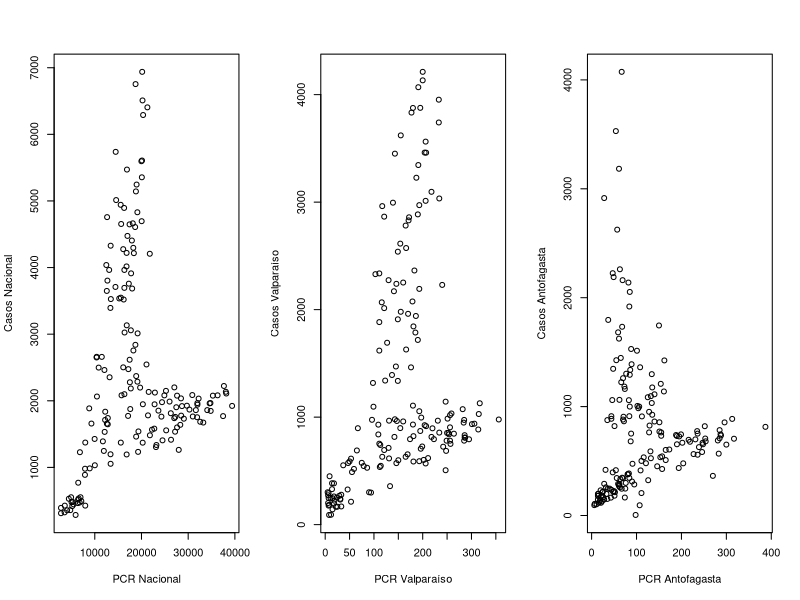
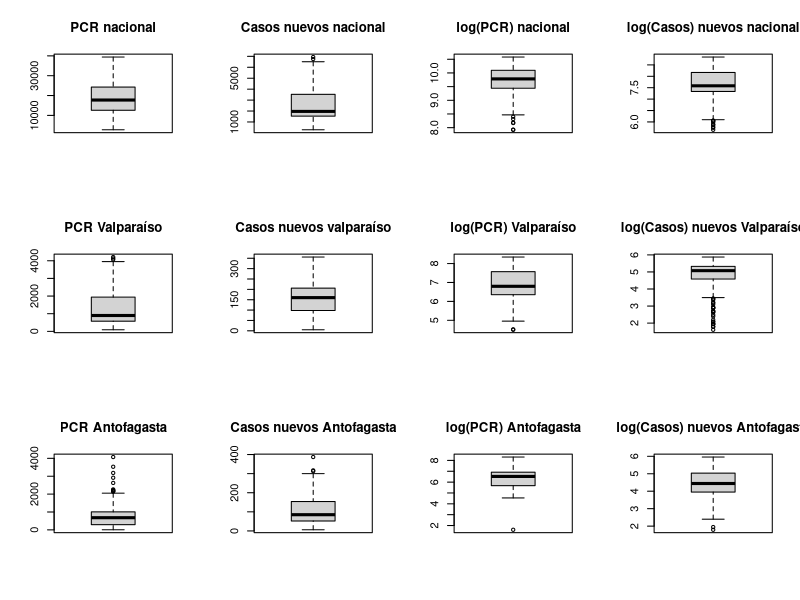
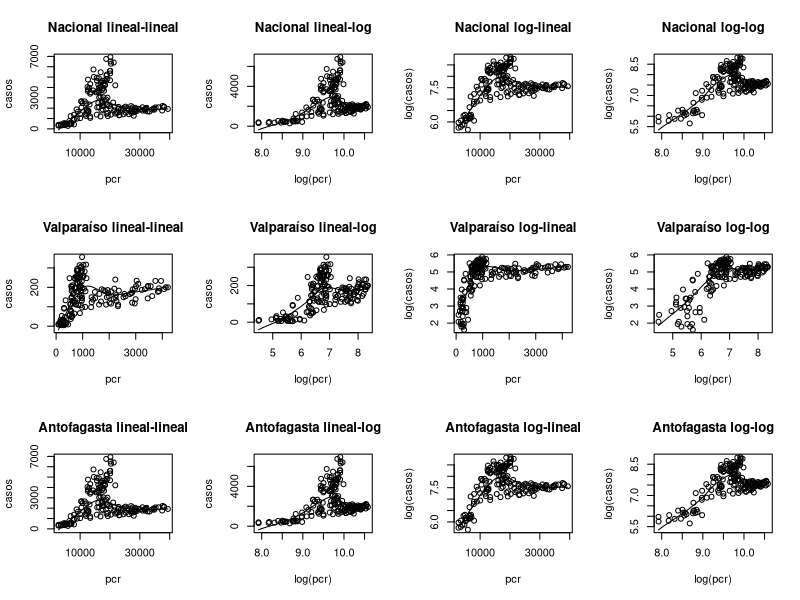
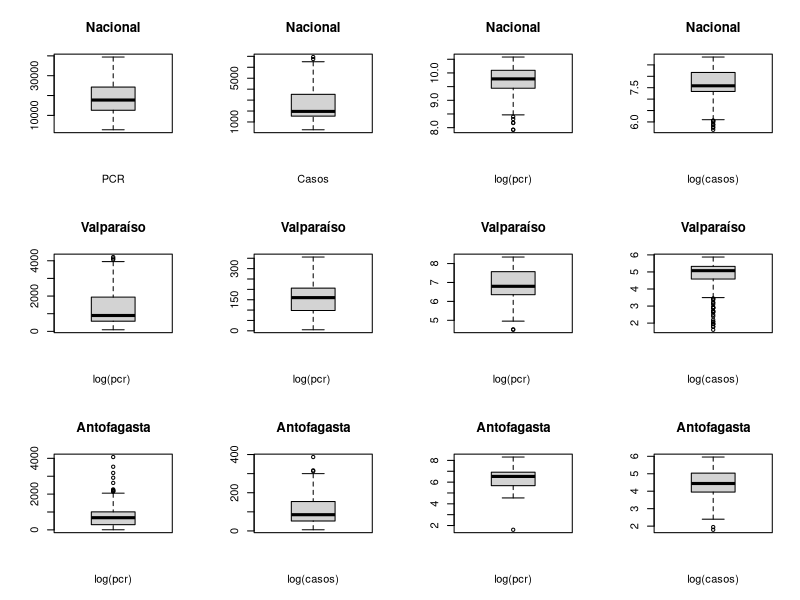
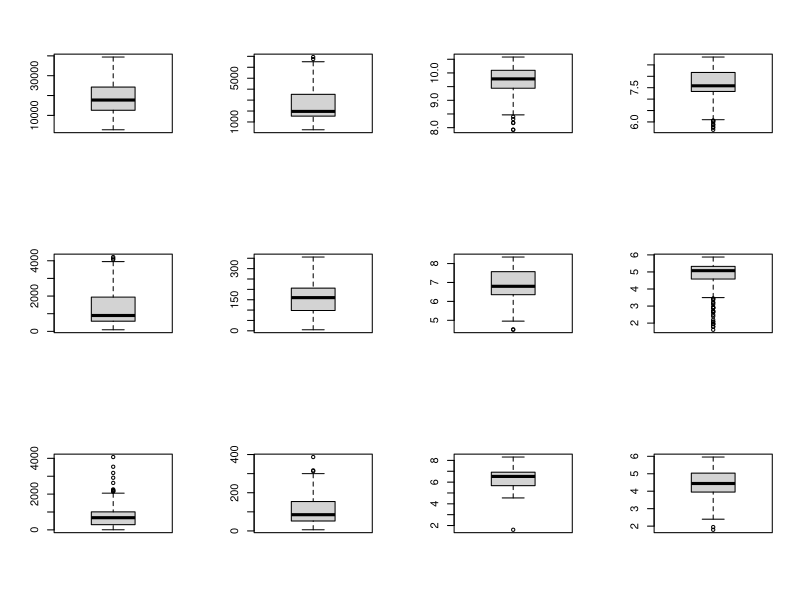
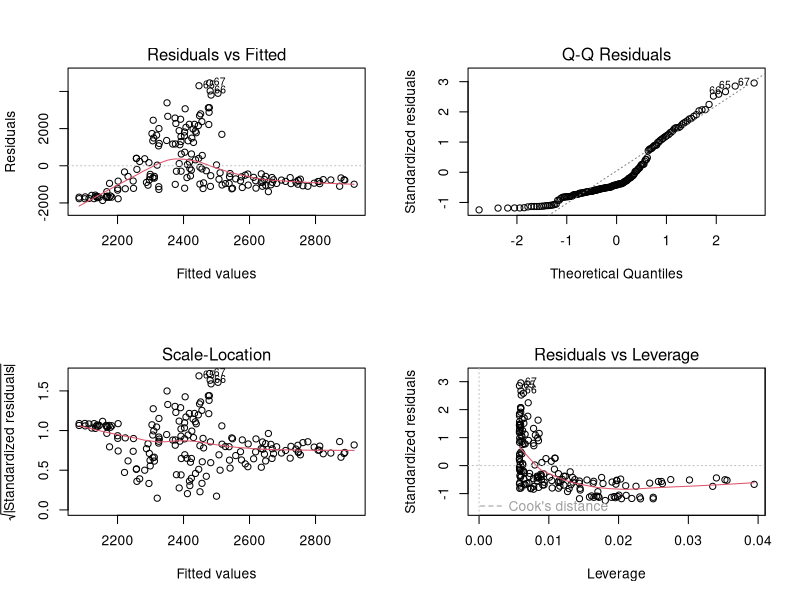
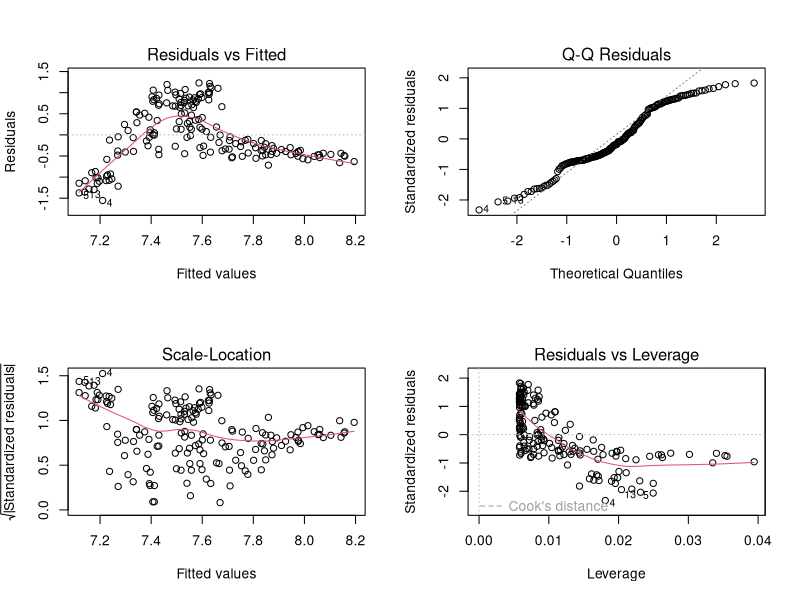
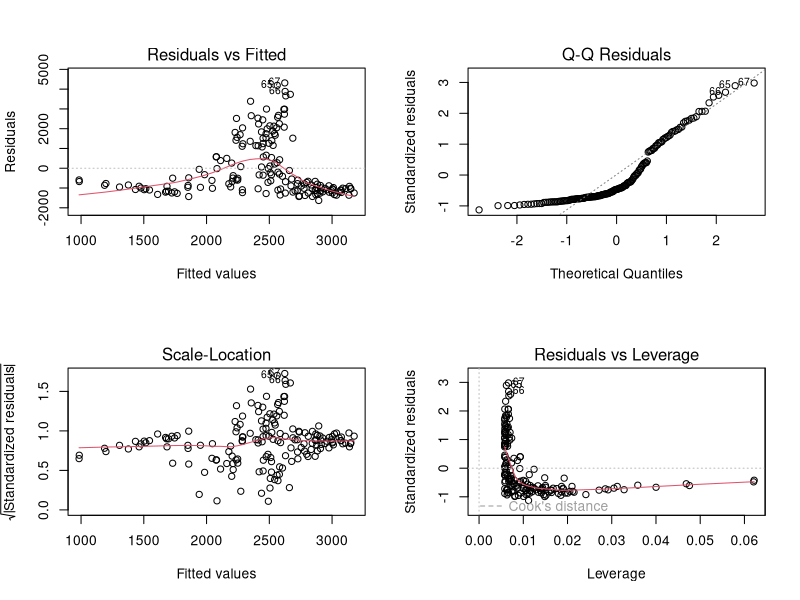

Here is the R script that generated these plots, in order: (Note: this script raises an error after producing the figures.)
##Directorio
setwd("/home/saaveg/Documents/JPSG/metodos/")
#Librerías
library(tidyverse)
library(lmtest)
##Fuente https://ourworldindata.org/coronavirus-source-data
chilecovid<-read.csv('EV_4/CovidChile.csv',header = TRUE,sep = ",")
covidNacionalOurWorld<-subset(chilecovid,select = c('date', 'total_cases','new_cases',
                                    'total_deaths','new_deaths','new_tests',
                                    'total_tests'))

########################################################
## Fuente https://github.com/MinCiencia/Datos-COVID19 ##
########################################################

#Totales diarios
totalesdiarios<-read.csv('EV_4/TotalesDiarios.csv',header = TRUE,sep = ",")
totalesdiarios<-subset(totalesdiarios,select = c('Fecha','Casos.nuevos.totales','Casos.totales'))
             
#PCR nacional
pcrNac<-read.csv('EV_4/PCR_Nacional.csv',header = TRUE,sep = ",")
pcrnacional<-subset(pcrNac,select = c('Fecha','Total.informados.ultimo.dia'))
colnames(pcrnacional)[colnames(pcrnacional) == "Total.informados.ultimo.dia"] <- "PCR.Nac"

#Casos nuevos diarios por región incremental
casosDiariosTotalesRegion<-read.csv('EV_4/CasosNuevos_Region_Incremental.csv',header = TRUE,sep = ",")
#Casos incremental Valparaíso
totalesValpoInc<-subset(casosDiariosTotalesRegion,select = c('Fecha','Valparaiso'))
#Casos incremental Antofagasta
totalesAntofaInc<-subset(casosDiariosTotalesRegion,select = c('Fecha','Antofagasta'))

#PCR por región diario
pcrRegionDiario<-read.csv('EV_4/PCR_Region_2.csv', header = TRUE,sep = ",",
                          colClasses = c('factor','numeric','factor',
                                         'numeric','numeric','numeric'),
                          na.strings = c('-'))
pcrRegionDiario$Fecha<-gsub('/','-',pcrRegionDiario$Fecha)
#PCR diario Valparaíso
pcrValpo<-pcrRegionDiario[pcrRegionDiario$Region=='Valparaíso',]
pcrValpo<-subset(pcrValpo,select = c('Fecha','PCR.Realizados'))
colnames(pcrValpo)[colnames(pcrValpo) == "PCR.Realizados"] <- "PCR.Valpo"
#PCR diario Antofagasta
pcrAntofa<-pcrRegionDiario[pcrRegionDiario$Region=='Antofagasta',]
pcrAntofa<-subset(pcrAntofa,select = c('Fecha','PCR.Realizados'))
colnames(pcrAntofa)[colnames(pcrAntofa) == "PCR.Realizados"] <- "PCR.Antofa"

dataTotal<-merge(totalesdiarios,pcrnacional,by = "Fecha",all = TRUE)
dataTotal<-merge(dataTotal,totalesValpoInc,by="Fecha",all=TRUE)
dataTotal<-merge(dataTotal,pcrValpo,by="Fecha",all=TRUE)
dataTotal<-merge(dataTotal,totalesAntofaInc,by="Fecha",all=TRUE)
dataTotal<-merge(dataTotal,pcrAntofa,by="Fecha",all=TRUE)

########################################
## Análisis de regresión lineal       ##
########################################

#datanac: Se conocen datos de infectados diarios y PCR desde 25-03-2020 para nacional
#Se conocen datos de infectados diarios y PCR desde 90-042020 para Valparaiso
#Se conocen datos de infectados diarios y PCR desde 90-042020 para Antofagasta

#Nivel nacional
datanac<-subset(dataTotal[39:211,], select=c("Fecha","Casos.nuevos.totales",
                                              "PCR.Nac"))
datavalpo<-subset(dataTotal[39:211,], select=c("Fecha","Valparaiso",
                                             "PCR.Valpo"))
dataantofa<-subset(dataTotal[39:211,], select=c("Fecha","Antofagasta",
                                            "PCR.Antofa"))
#Plots
par(mfrow=c(1,3)) #dev.off() para resetear el par
plot(datanac$PCR.Nac,datanac$Casos.nuevos.totales, xlab="PCR Nacional", ylab="Casos Nacional")
plot(datavalpo$Valparaiso,datavalpo$PCR.Valpo, xlab="PCR Valparaíso", ylab="Casos Valparaíso")
plot(dataantofa$Antofagasta,dataantofa$PCR.Antofa, xlab="PCR Antofagasta", ylab="Casos Antofagasta")


#Definición variables
pcr<-datanac$PCR.Nac
pcrlog<-log(datanac$PCR.Nac)
casos<-datanac$Casos.nuevos.totales
casoslog<-log(datanac$Casos.nuevos.totales)

pcrvalpo<-datavalpo$PCR.Valpo
pcrvalpolog<-log(datavalpo$PCR.Valpo)
casosvalpo<-datavalpo$Valparaiso
casosvalpolog<-log(datavalpo$Valparaiso)

pcrantofa<-dataantofa$PCR.Antofa
pcrantofalog<-log(dataantofa$PCR.Antofa)
casosantofa<-dataantofa$Antofagasta
casosantofalog<-log(dataantofa$Antofagasta)

#Boxplot
par(mfrow=c(3,4))
boxplot(pcr, main = "PCR nacional")
boxplot(casos, main = "Casos nuevos nacional")
boxplot(pcrlog, main = "log(PCR) nacional")
boxplot(casoslog, main = "log(Casos) nuevos nacional")

boxplot(pcrvalpo, main = "PCR Valparaíso")
boxplot(casosvalpo, main = "Casos nuevos valparaíso")
boxplot(pcrvalpolog, main = "log(PCR) Valparaíso")
boxplot(casosvalpolog, main = "log(Casos) nuevos Valparaíso")

boxplot(pcrantofa, main = "PCR Antofagasta")
boxplot(casosantofa, main = "Casos nuevos Antofagasta")
boxplot(pcrantofalog, main = "log(PCR) Antofagasta")
boxplot(casosantofalog, main = "log(Casos) nuevos Antofagasta")

#Correlación
cornac1<-cor(pcr,casos)
cornac2<-cor(pcrlog,casos)
cornac3<-cor(pcr,casoslog)
cornac4<-cor(pcrlog,casoslog)

corvalpo1<-cor(pcrvalpo,casosvalpo)
corvalpo2<-cor(pcrvalpolog,casosvalpo)
corvalpo3<-cor(pcrvalpo,casosvalpolog)
corvalpo4<-cor(pcrvalpolog,casosvalpolog)

corantofa1<-cor(pcrantofa,casosantofa)
corantofa2<-cor(pcrantofalog,casosantofa)
corantofa3<-cor(pcrantofa,casosantofalog)
corantofa4<-cor(pcrantofalog,casosantofalog)

cornac1;cornac2;cornac3;cornac4

corvalpo1;corvalpo2;corvalpo3;corvalpo4

corantofa1;corantofa2;corantofa3;corantofa4


cor.test(pcr,casos)
cor.test(pcrlog,casos)
cor.test(pcr,casoslog)
cor.test(pcrlog,casoslog)

cor.test(pcrvalpo,casosvalpo)
cor.test(pcrvalpolog,casosvalpo)
cor.test(pcrvalpo,casosvalpolog)
cor.test(pcrvalpolog,casosvalpolog)

cor.test(pcrantofa,casosantofa)
cor.test(pcrantofalog,casosantofa)
cor.test(pcrantofa,casosantofalog)
cor.test(pcrantofalog,casosantofalog)

#Scatter
par(mfrow=c(3,4))
scatter.smooth(pcr,casos, main="Nacional lineal-lineal",
               xlab="pcr",ylab="casos")
scatter.smooth(pcrlog,casos, main="Nacional lineal-log",
               xlab="log(pcr)",ylab="casos")
scatter.smooth(pcr,casoslog, main="Nacional log-lineal",
               xlab="pcr",ylab="log(casos)")
scatter.smooth(pcrlog,casoslog, main="Nacional log-log",
               xlab="log(pcr)", ylab="log(casos)")

scatter.smooth(pcrvalpo,casosvalpo, main="Valparaíso lineal-lineal",
               xlab="pcr",ylab="casos")
scatter.smooth(pcrvalpolog,casosvalpo, main="Valparaíso lineal-log",
               xlab="log(pcr)",ylab="casos")
scatter.smooth(pcrvalpo,casosvalpolog, main="Valparaíso log-lineal",
               xlab="pcr",ylab="log(casos)")
scatter.smooth(pcrvalpolog,casosvalpolog, main="Valparaíso log-log",
               xlab="log(pcr)", ylab="log(casos)")

scatter.smooth(pcr,casos, main="Antofagasta lineal-lineal",
               xlab="pcr",ylab="casos")
scatter.smooth(pcrlog,casos, main="Antofagasta lineal-log",
               xlab="log(pcr)",ylab="casos")
scatter.smooth(pcr,casoslog, main="Antofagasta log-lineal",
               xlab="pcr",ylab="log(casos)")
scatter.smooth(pcrlog,casoslog, main="Antofagasta log-log",
               xlab="log(pcr)", ylab="log(casos)")

#Boxplot analysis
par(mfrow=c(3,4))
bppcr<-boxplot(pcr, main="Nacional",
                  xlab="PCR")
bpcasos<-boxplot(casos, main="Nacional",
                    xlab="Casos")
bppcrlog<-boxplot(pcrlog, main="Nacional",
                  xlab="log(pcr)")
bpcasoslog<-boxplot(casoslog, main="Nacional",
                  xlab="log(casos)")
print(bppcr);print(bpcasos);print(bppcrlog);print(bpcasoslog)

bppcrvalpo<-boxplot(pcrvalpo, main="Valparaíso",
                       xlab="log(pcr) ")
bpcasosvalpo<-boxplot(casosvalpo, main="Valparaíso",
                       xlab="log(pcr) ")
bppcrvalpolog<-boxplot(pcrvalpolog, main="Valparaíso",
                       xlab="log(pcr) ")
bpcasosvalpolog<-boxplot(casosvalpolog, main="Valparaíso",
                         xlab="log(casos)")
print(bppcrvalpolog);print(bpcasosvalpo);print(bppcrvalpolog);print(bpcasosvalpolog)

bppcrantofa<-boxplot(pcrantofa, main="Antofagasta",
                        xlab="log(pcr)")
bpcasosantofa<-boxplot(casosantofa, main="Antofagasta",
                          xlab="log(casos)")
bppcrantofalog<-boxplot(pcrantofalog, main="Antofagasta",
                        xlab="log(pcr)")
bpcasosantofalog<-boxplot(casosantofalog, main="Antofagasta",
                          xlab="log(casos)")
print(bppcrantofa);print(bpcasosantofa);print(bppcrantofalog);print(bpcasosantofalog)

par(mfrow=c(3,4))
boxplot(pcr)
boxplot(casos)
boxplot(pcrlog)
boxplot(casoslog)

boxplot(pcrvalpo)
boxplot(casosvalpo)
boxplot(pcrvalpolog)
boxplot(casosvalpolog)

boxplot(pcrantofa)
boxplot(casosantofa)
boxplot(pcrantofalog)
boxplot(casosantofalog)

#Modelo lineal
fit11=lm(casos~pcr)
fit12=lm(casoslog~pcr)
fit13=lm(casos~pcrlog)
fit14=lm(casoslog~pcrlog)

fit21=lm(casosvalpo~pcrvalpo)
fit22=lm(casosvalpolog~pcrvalpo)
fit23=lm(casosvalpo~pcrvalpolog)
fit24=lm(casosvalpolog~pcrvalpolog)

fit31=lm(casosantofa~pcrantofa)
fit32=lm(casosantofalog~pcrantofa)
fit33=lm(casosantofa~pcrantofalog)
fit34=lm(casosantofalog~pcrantofalog)

summary(fit11)
summary(fit12)
summary(fit13)
summary(fit14)

summary(fit21)
summary(fit22)
summary(fit23)
summary(fit24)

summary(fit31)
summary(fit32)
summary(fit33)
summary(fit34)


par(mfrow=c(2,2))
plot(fit11)
plot(fit12)
plot(fit13)
plot(fit14)

plot(fit21)
plot(fit22)
plot(fit23)
plot(fit24)

plot(fit31)
plot(fit32)
plot(fit33)
plot(fit34)

#Residuos Estandarizados ej: rstandard(fit11)
e11<-residuals(fit11)
e12<-residuals(fit12)
e13<-residuals(fit13)
e14<-residuals(fit14)

e21<-residuals(fit21)
e22<-residuals(fit22)
e23<-residuals(fit23)
e24<-residuals(fit24)

e31<-residuals(fit31)
e32<-residuals(fit32)
e33<-residuals(fit33)
e34<-residuals(fit34)


par(mfrow=c(2,2))
plot(e11)
plot(e12)
plot(e13)
plot(e14)

plot(e21)
plot(e22)
plot(e23)
plot(e24)

plot(e31)
plot(e32)
plot(e33)
plot(e34)

par(mfrow=c(1,1))
boxplot(e11,e12,e13,e14,e21,e22,e23,e24,e31,e32,e33,e34)


#nuevo dataframe
data11<-data.frame(fitted.values(fit11),rstandard(fit11))
data12<-data.frame(fitted.values(fit12),rstandard(fit12))
data13<-data.frame(fitted.values(fit13),rstandard(fit13))
data14<-data.frame(fitted.values(fit14),rstandard(fit14))

data21<-data.frame(fitted.values(fit21),rstandard(fit21))
data22<-data.frame(fitted.values(fit22),rstandard(fit22))
data23<-data.frame(fitted.values(fit23),rstandard(fit23))
data24<-data.frame(fitted.values(fit24),rstandard(fit24))

data31<-data.frame(fitted.values(fit31),rstandard(fit31))
data32<-data.frame(fitted.values(fit32),rstandard(fit32))
data33<-data.frame(fitted.values(fit33),rstandard(fit33))
data34<-data.frame(fitted.values(fit34),rstandard(fit34))

par(mfrow=c(3,4))
plot(data11, main="Nacional lineal-lineal", xlab="Valor ajustado", ylab="residuos estandarizados")
abline(h=c(2,-2), col="red")
plot(data12, main="Nacional log-lineal", xlab="Valor ajustado", ylab="residuos estandarizados")
abline(h=c(2,-2), col="red")
plot(data13, main="Nacional lineal-log", xlab="Valor ajustado", ylab="residuos estandarizados")
abline(h=c(2,-2), col="red")
plot(data14, main="Nacional log-log", xlab="Valor ajustado", ylab="residuos estandarizados")
abline(h=c(2,-2), col="red")

plot(data21, main="Valparaíso lineal-lineal", xlab="Valor ajustado", ylab="residuos estandarizados")
abline(h=c(2,-2), col="red")
plot(data22, main="Valparaíso log-lineal", xlab="Valor ajustado", ylab="residuos estandarizados")
abline(h=c(2,-2), col="red")
plot(data23, main="Valparaíso lineal-log", xlab="Valor ajustado", ylab="residuos estandarizados")
abline(h=c(2,-2), col="red")
plot(data24, main="Valparaíso log-log", xlab="Valor ajustado", ylab="residuos estandarizados")
abline(h=c(2,-2), col="red")

plot(data31, main="Antofagasta lineal-lineal", xlab="Valor ajustado", ylab="residuos estandarizados")
abline(h=c(2,-2), col="red")
plot(data32, main="Antofagasta log-lineal", xlab="Valor ajustado", ylab="residuos estandarizados")
abline(h=c(2,-2), col="red")
plot(data33, main="Antofagasta lineal-log", xlab="Valor ajustado", ylab="residuos estandarizados")
abline(h=c(2,-2), col="red")
plot(data34, main="Antofagasta log-log", xlab="Valor ajustado", ylab="residuos estandarizados")
abline(h=c(2,-2), col="red")


#Obtener resudios sobre 2 y bajo -2
data11b<-datanac[-c(which(data11$rstandard.fit11. %in% data11$rstandard.fit11.[data11$rstandard.fit11.>2]),
                            which(data11$rstandard.fit11. %in% data11$rstandard.fit11.[data11$rstandard.fit11.<(-2)])),]
data12b<-datanac[-c(which(data12$rstandard.fit12. %in% data12$rstandard.fit12.[data12$rstandard.fit12.>2]),
                            which(data12$rstandard.fit12. %in% data12$rstandard.fit12.[data12$rstandard.fit12.<(-2)])),]
data13b<-datanac[-c(which(data13$rstandard.fit13. %in% data13$rstandard.fit13.[data13$rstandard.fit13.>2]),
                            which(data13$rstandard.fit13. %in% data13$rstandard.fit13.[data13$rstandard.fit13.<(-2)])),]
data14b<-datanac[-c(which(data14$rstandard.fit14. %in% data14$rstandard.fit14.[data14$rstandard.fit14.>2]),
                            which(data14$rstandard.fit14. %in% data14$rstandard.fit14.[data14$rstandard.fit14.<(-2)])),]

data21b<-datavalpo[-c(which(data21$rstandard.fit21. %in% data21$rstandard.fit21.[data21$rstandard.fit21.>2]),
                              which(data21$rstandard.fit21. %in% data21$rstandard.fit21.[data21$rstandard.fit21.<(-2)])),]
data22b<-datavalpo[-c(which(data22$rstandard.fit22. %in% data22$rstandard.fit22.[data22$rstandard.fit22.>2]), 
                              which(data22$rstandard.fit22. %in% data22$rstandard.fit22.[data22$rstandard.fit22.<(-2)])),]
data23b<-datavalpo[-c(which(data23$rstandard.fit23. %in% data23$rstandard.fit23.[data23$rstandard.fit23.>2]), 
                              which(data23$rstandard.fit23. %in% data23$rstandard.fit23.[data23$rstandard.fit23.<(-2)])),]
data24b<-datavalpo[-c(which(data24$rstandard.fit24. %in% data24$rstandard.fit24.[data24$rstandard.fit24.>2]), 
                              which(data24$rstandard.fit24. %in% data24$rstandard.fit24.[data24$rstandard.fit24.<(-2)])),]

data31b<-dataantofa[-c(which(data31$rstandard.fit31. %in% data31$rstandard.fit31.[data31$rstandard.fit31.>2]), 
                              which(data31$rstandard.fit31. %in% data31$rstandard.fit31.[data31$rstandard.fit31.<(-2)])),]
data32b<-dataantofa[-c(which(data32$rstandard.fit32. %in% data32$rstandard.fit32.[data32$rstandard.fit32.>2]), 
                              which(data32$rstandard.fit32. %in% data32$rstandard.fit32.[data32$rstandard.fit32.<(-2)])),]
data33b<-dataantofa[-c(which(data33$rstandard.fit33. %in% data33$rstandard.fit33.[data33$rstandard.fit33.>2]), 
                              which(data33$rstandard.fit33.. %in% data33$rstandard.fit33.[data33$rstandard.fit33.<(-2)])),]
data34b<-dataantofa[-c(which(data34$rstandard.fit34. %in% data34$rstandard.fit34.[data34$rstandard.fit34.>2]), 
                              which(data34$rstandard.fit34. %in% data34$rstandard.fit34.[data34$rstandard.fit34.<(-2)])),]



#Correlaciones
cor11b<-cor(data11b$Casos.nuevos.totales,data11b$PCR.Nac)
cor12b<-cor(log(data12b$Casos.nuevos.totales),data12b$PCR.Nac)
cor13b<-cor(data13b$Casos.nuevos.totales,log(data13b$PCR.Nac))
cor14b<-cor(log(data14b$Casos.nuevos.totales),log(data14b$PCR.Nac))

cor21b<-cor(data21b$Valparaiso,data21b$PCR.Valpo)
cor22b<-cor(log(data22b$Valparaiso),data22b$PCR.Valpo)
cor23b<-cor(data23b$Valparaiso,log(data23b$PCR.Valpo))
cor24b<-cor(log(data24b$Valparaiso),log(data24b$PCR.Valpo))

cor31b<-cor(data31b$Antofagasta,data31b$PCR.Antofa)
cor32b<-cor(log(data32b$Antofagasta),data32b$PCR.Antofa)
cor33b<-cor(data33b$Antofagasta,log(data33b$PCR.Antofa))
cor34b<-cor(log(data34b$Antofagasta),log(data34b$PCR.Antofa))

cor11b;cor12b;cor13b;cor14b

cor21b;cor22b;cor23b;cor24b

cor31b;cor32b;cor33b;cor34b


cor.test(data11b$Casos.nuevos.totales,data11b$PCR.Nac)
cor.test(log(data12b$Casos.nuevos.totales),data12b$PCR.Nac)
cor.test(data13b$Casos.nuevos.totales,log(data13b$PCR.Nac))
cor.test(log(data14b$Casos.nuevos.totales),log(data14b$PCR.Nac))

cor.test(data21b$Valparaiso,data21b$PCR.Valpo)
cor.test(log(data22b$Valparaiso),data22b$PCR.Valpo)
cor.test(data23b$Valparaiso,log(data23b$PCR.Valpo))
cor.test(log(data24b$Valparaiso),log(data24b$PCR.Valpo))

cor.test(data31b$Antofagasta,data31b$PCR.Antofa)
cor.test(log(data32b$Antofagasta),data32b$PCR.Antofa)
cor.test(data33b$Antofagasta,log(data33b$PCR.Antofa))
cor.test(log(data34b$Antofagasta),log(data34b$PCR.Antofa))

#Nuevo modelo
fit11b=lm(data11b$Casos.nuevos.totales~data11b$PCR.Nac)
fit12b=lm(log(data12b$Casos.nuevos.totales)~data12b$PCR.Nac)
fit13b=lm(data13b$Casos.nuevos.totales~log(data13b$PCR.Nac))
fit14b=lm(log(data14b$Casos.nuevos.totales)~log(data14b$PCR.Nac))

fit21b=lm(data21b$Valparaiso~data21b$PCR.Valpo)
fit22b=lm(log(data22b$Valparaiso)~data22b$PCR.Valpo)
fit23b=lm(data23b$Valparaiso~log(data23b$PCR.Valpo))
fit24b=lm(log(data24b$Valparaiso)~log(data24b$PCR.Valpo))

fit31b=lm(data31b$Antofagasta~data31b$PCR.Antofa)
fit32b=lm(log(data32b$Antofagasta)~data32b$PCR.Antofa)
fit33b=lm(data33b$Antofagasta~log(data33b$PCR.Antofa))
fit34b=lm(log(data34b$Antofagasta)~log(data34b$PCR.Antofa))

summary(fit11b)
summary(fit12b)
summary(fit13b)
summary(fit14b)

summary(fit21b)
summary(fit22b)
summary(fit23b)
summary(fit24b)

summary(fit31b)
summary(fit32b)
summary(fit33b)
summary(fit34b)


##Dataframe de fitted values versus residuos para datos tratados
data11bb<-data.frame(fitted.values(fit11b),rstandard(fit11b))
data12bb<-data.frame(fitted.values(fit12b),rstandard(fit12b))
data13bb<-data.frame(fitted.values(fit13b),rstandard(fit13b))
data14bb<-data.frame(fitted.values(fit14b),rstandard(fit14b))

data21bb<-data.frame(fitted.values(fit21b),rstandard(fit21b))
data22bb<-data.frame(fitted.values(fit22b),rstandard(fit22b))
data23bb<-data.frame(fitted.values(fit23b),rstandard(fit23b))
data24bb<-data.frame(fitted.values(fit24b),rstandard(fit24b))

data31bb<-data.frame(fitted.values(fit31b),rstandard(fit31b))
data32bb<-data.frame(fitted.values(fit32b),rstandard(fit32b))
data33bb<-data.frame(fitted.values(fit33b),rstandard(fit33b))
data34bb<-data.frame(fitted.values(fit34b),rstandard(fit34b))


#Fitted.value v/s residuals estandarizados
#Luego de eliminar los residuos sobre 2 y bajo -2
par(mfrow=c(3,4))
plot(data11bb, main="Nacional lineal-lineal", xlab="Valor ajustado", ylab="residuos estandarizados")
abline(h=c(2,-2), col="red")
plot(data12bb, main="Nacional log-lineal", xlab="Valor ajustado", ylab="residuos estandarizados")
abline(h=c(2,-2), col="red")
plot(data13bb, main="Nacional lineal-log", xlab="Valor ajustado", ylab="residuos estandarizados")
abline(h=c(2,-2), col="red")
plot(data14bb, main="Nacional log-log", xlab="Valor ajustado", ylab="residuos estandarizados")
abline(h=c(2,-2), col="red")

plot(data21bb, main="Valparaíso lineal-lineal", xlab="Valor ajustado", ylab="residuos estandarizados")
abline(h=c(2,-2), col="red")
plot(data22bb, main="Valparaíso log-lineal", xlab="Valor ajustado", ylab="residuos estandarizados")
abline(h=c(2,-2), col="red")
plot(data23bb, main="Valparaíso lineal-log", xlab="Valor ajustado", ylab="residuos estandarizados")
abline(h=c(2,-2), col="red")
plot(data24bb, main="Valparaíso log-log", xlab="Valor ajustado", ylab="residuos estandarizados")
abline(h=c(2,-2), col="red")

plot(data31bb, main="Antofagasta lineal-lineal", xlab="Valor ajustado", ylab="residuos estandarizados")
abline(h=c(2,-2), col="red")
plot(data32bb, main="Antofagasta log-lineal", xlab="Valor ajustado", ylab="residuos estandarizados")
abline(h=c(2,-2), col="red")
plot(data33bb, main="Antofagasta lineal-log", xlab="Valor ajustado", ylab="residuos estandarizados")
abline(h=c(2,-2), col="red")
plot(data34bb, main="Antofagasta log-log", xlab="Valor ajustado", ylab="residuos estandarizados")
abline(h=c(2,-2), col="red")


#Normalidad de residuos
shapiro.test(fit11$residuals)
shapiro.test(fit12$residuals)
shapiro.test(fit13$residuals)
shapiro.test(fit14$residuals)

shapiro.test(fit21$residuals)
shapiro.test(fit22$residuals)
shapiro.test(fit23$residuals)
shapiro.test(fit24$residuals)

shapiro.test(fit31$residuals)
shapiro.test(fit32$residuals)
shapiro.test(fit33$residuals)
shapiro.test(fit34$residuals)

shapiro.test(fit11b$residuals)
shapiro.test(fit12b$residuals)
shapiro.test(fit13b$residuals)
shapiro.test(fit14b$residuals)

shapiro.test(fit21b$residuals)
shapiro.test(fit22b$residuals)
shapiro.test(fit23b$residuals)
shapiro.test(fit24b$residuals)

shapiro.test(fit31b$residuals)
shapiro.test(fit32b$residuals)
shapiro.test(fit33b$residuals)
shapiro.test(fit34b$residuals)

#Independencia de residuos Durbin-Watson
dwtest(fit11,alternative = c("two.sided"))
dwtest(fit12,alternative = c("two.sided"))
dwtest(fit13,alternative = c("two.sided"))
dwtest(fit14,alternative = c("two.sided"))

dwtest(fit21,alternative = c("two.sided"))
dwtest(fit22,alternative = c("two.sided"))
dwtest(fit23,alternative = c("two.sided"))
dwtest(fit24,alternative = c("two.sided"))

dwtest(fit31,alternative = c("two.sided"))
dwtest(fit32,alternative = c("two.sided"))
dwtest(fit33,alternative = c("two.sided"))
dwtest(fit34,alternative = c("two.sided"))

dwtest(fit11b,alternative = c("two.sided"))
dwtest(fit12b,alternative = c("two.sided"))
dwtest(fit13b,alternative = c("two.sided"))
dwtest(fit14b,alternative = c("two.sided"))

dwtest(fit21b,alternative = c("two.sided"))
dwtest(fit22b,alternative = c("two.sided"))
dwtest(fit23b,alternative = c("two.sided"))
dwtest(fit24b,alternative = c("two.sided"))

dwtest(fit31b,alternative = c("two.sided"))
dwtest(fit32b,alternative = c("two.sided"))
dwtest(fit33b,alternative = c("two.sided"))
dwtest(fit34b,alternative = c("two.sided"))

#Homocedasticidad golfeld y quandt
gqtest(fit11,alternative = c("two.sided"))
gqtest(fit12,alternative = c("two.sided"))
gqtest(fit13,alternative = c("two.sided"))
gqtest(fit14,alternative = c("two.sided"))

gqtest(fit21,alternative = c("two.sided"))
gqtest(fit22,alternative = c("two.sided"))
gqtest(fit23,alternative = c("two.sided"))
gqtest(fit24,alternative = c("two.sided"))

gqtest(fit31,alternative = c("two.sided"))
gqtest(fit32,alternative = c("two.sided"))
gqtest(fit33,alternative = c("two.sided"))
gqtest(fit34,alternative = c("two.sided"))

gqtest(fit11b,alternative = c("two.sided"))
gqtest(fit12b,alternative = c("two.sided"))
gqtest(fit13b,alternative = c("two.sided"))
gqtest(fit14b,alternative = c("two.sided"))

gqtest(fit21b,alternative = c("two.sided"))
gqtest(fit22b,alternative = c("two.sided"))
gqtest(fit23b,alternative = c("two.sided"))
gqtest(fit24b,alternative = c("two.sided"))

gqtest(fit31b,alternative = c("two.sided"))
gqtest(fit32b,alternative = c("two.sided"))
gqtest(fit33b,alternative = c("two.sided"))
gqtest(fit34b,alternative = c("two.sided"))

#### Análisis de varianza ####

#Varianza de errores antes
var(rstandard(fit11));var(rstandard(fit12));var(rstandard(fit13));var(rstandard(fit14))

var(rstandard(fit21));var(rstandard(fit22));var(rstandard(fit23));var(rstandard(fit24))

var(rstandard(fit31));var(rstandard(fit32));var(rstandard(fit33));var(rstandard(fit34))

#Varianza de errores después
var(rstandard(fit11b));var(rstandard(fit12b));var(rstandard(fit13b));var(rstandard(fit14b))

var(rstandard(fit21b));var(rstandard(fit22b));var(rstandard(fit23b));var(rstandard(fit24b))

var(rstandard(fit31b));var(rstandard(fit32b));var(rstandard(fit33b));var(rstandard(fit34b))


#Varianza de valores ajustados antes
var(fitted.values(fit11));var(fitted.values(fit12));var(fitted.values(fit13));var(fitted.values(fit14))

var(fitted.values(fit21));var(fitted.values(fit22));var(fitted.values(fit23));var(fitted.values(fit24))

var(fitted.values(fit31));var(fitted.values(fit32));var(fitted.values(fit33));var(fitted.values(fit34))



#Varianza de valores ajustados después
var(fitted.values(fit11b));var(fitted.values(fit12b));var(fitted.values(fit13b));var(fitted.values(fit14b))

var(fitted.values(fit21b));var(fitted.values(fit22b));var(fitted.values(fit23b));var(fitted.values(fit24b))

var(fitted.values(fit31b));var(fitted.values(fit32b));var(fitted.values(fit33b));var(fitted.values(fit34b))


#Rehacer analisis
plot(dso)
scatter.smooth(dso)
cor(dso$pcrlog,dso$casoslog) #La correlación es menor
cor.test(dso$pcrlog,dso$casoslog)





#Boxplots residuos antes y despues para cada caso
par(mfrow=c(3,4))
boxplot(rstandard(fit11),rstandard(fit11b))
boxplot(rstandard(fit12),rstandard(fit12b))
boxplot(rstandard(fit13),rstandard(fit13b))
boxplot(rstandard(fit14),rstandard(fit14b))

boxplot(rstandard(fit11),rstandard(fit11b))
boxplot(rstandard(fit11),rstandard(fit11b))
boxplot(rstandard(fit11),rstandard(fit11b))
boxplot(rstandard(fit11),rstandard(fit11b))

boxplot(rstandard(fit11),rstandard(fit11b))
boxplot(rstandard(fit11),rstandard(fit11b))
boxplot(rstandard(fit11),rstandard(fit11b))
boxplot(rstandard(fit11),rstandard(fit11b))

boxplot(rstandard(fit11),rstandard(fit11b))
boxplot(rstandard(fit11),rstandard(fit11b))
boxplot(rstandard(fit11),rstandard(fit11b))
boxplot(rstandard(fit11),rstandard(fit11b))





###################################
##  Randomizando los datos
###################################

#Randomizar data

data.aux<-subset(dataTotal[39:211,],select=c(1:ncol(dataTotal)))
data.aleatoria <- data.aux[sample(1:nrow(data.aux)),]


nacional<-data.frame(PCR=data.aleatoria$PCR.Nac,casos=data.aleatoria$Casos.nuevos.totales)
valparaiso<-data.frame(PCR=data.aleatoria$PCR.Valpo, casos=data.aleatoria$Valparaiso)
antofagasta<-data.frame(PCR=data.aleatoria$PCR.Antofa, casos=data.aleatoria$Antofagasta)

#colnames(nacional)[c(1,2)]<-c("casos","PCR")
#colnames(valparaiso)[c(1,2)]<-c("casos","PCR")
#colnames(antofagasta)[c(1,2)]<-c("casos","PCR")

par(mfrow=c(1,3))
plot(nacional, main="Nacional")
plot(valparaiso, main="Valparaíso")
plot(antofagasta, main="Antofagasta")

#Transformación

nacional.log<-data.frame(log.PCR=log(nacional$PCR),log.casos=log(nacional$casos))
valparaiso.log<-data.frame(log.PCR=log(valparaiso$PCR),log.casos=log(valparaiso$casos))
antofagasta.log<-data.frame(log.PCR=log(antofagasta$PCR),log.casos=log(antofagasta$casos))

plot(nacional.log, main="Nacional", xlab="log(PCR)", ylab="log(casos)")
plot(valparaiso.log, main="Valparaíso", xlab="log(PCR)", ylab="log(casos)")
plot(antofagasta.log, main="Antofagasta", xlab="log(PCR)", ylab="log(casos)")

#Correlación
cor.test(nacional.log$log.PCR,nacional.log$log.casos)
cor.test(valparaiso.log$log.PCR,valparaiso.log$log.casos)
cor.test(antofagasta.log$log.PCR,antofagasta.log$log.casos)

#Modelo
fitnacional<-lm(nacional.log$log.casos~nacional.log$log.PCR)
fitvalparaiso<-lm(valparaiso.log$log.casos~valparaiso.log$log.PCR)
fitantofagasta<-lm(antofagasta.log$log.casos~antofagasta.log$log.PCR)

#Plot residuos
rnacional<-data.frame(valores.ajustados=fitted.values(fitnacional),residuos.estandarizados=rstandard(fitnacional))
rvalparaiso<-data.frame(valores.ajustados=fitted.values(fitvalparaiso),residuos.estandarizados=rstandard(fitvalparaiso))
rantofagasta<-data.frame(valores.ajustados=fitted.values(fitantofagasta),residuos.estandarizados=rstandard(fitantofagasta))

plot(rnacional,main="Nacional", xlab="Valores ajustados", ylab="Residuos estandarizados")
abline(h=c(2,-2), col="red")
plot(rvalparaiso,main="Valparaíso", xlab="Valores ajustados", ylab="Residuos estandarizados")
abline(h=c(2,-2), col="red")
plot(rantofagasta,main="Antofagasta", xlab="Valores ajustados", ylab="Residuos estandarizados")
abline(h=c(2,-2), col="red")


#Eliminar pares de datos con residuos fuera de (-2,2)
nacional.trat<-nacional.log[-c(which(rnacional$residuos.estandarizados %in% rnacional$residuos.estandarizados[rnacional$residuos.estandarizados>2]), 
                                which(rnacional$residuos.estandarizados %in% rnacional$residuos.estandarizados[rnacional$residuos.estandarizados<(-2)])),]
valparaiso.trat<-valparaiso.log[-c(which(rvalparaiso$residuos.estandarizados %in% rvalparaiso$residuos.estandarizados[rvalparaiso$residuos.estandarizados>2]), 
                           which(rvalparaiso$residuos.estandarizados %in% rvalparaiso$residuos.estandarizados[rvalparaiso$residuos.estandarizados<(-2)])),]
antofagasta.trat<-antofagasta.log[-c(which(rantofagasta$residuos.estandarizados %in% rantofagasta$residuos.estandarizados[rantofagasta$residuos.estandarizados>2]), 
                           which(rantofagasta$residuos.estandarizados %in% rantofagasta$residuos.estandarizados[rantofagasta$residuos.estandarizados<(-2)])),]




#Nuevo fit

fitnacional.trat<-lm(nacional.trat$log.casos~nacional.trat$log.PCR)
fitvalparaiso.trat<-lm(valparaiso.trat$log.casos~valparaiso.trat$log.PCR)
fitantofagasta.trat<-lm(antofagasta.trat$log.casos~antofagasta.trat$log.PCR)


##
rnacional.trat<-data.frame(valores.ajustados=fitted.values(fitnacional.trat),residuos.estandarizados=rstandard(fitnacional.trat))
rvalparaiso.trat<-data.frame(valores.ajustados=fitted.values(fitvalparaiso.trat),residuos.estandarizados=rstandard(fitvalparaiso.trat))
rantofagasta.trat<-data.frame(valores.ajustados=fitted.values(fitantofagasta.trat),residuos.estandarizados=rstandard(fitantofagasta.trat))


#Plotear residuos
plot(rnacional.trat,main="Nacional", xlab="Valores ajustados", ylab="Residuos estandarizados")
abline(h=c(2,-2), col="red")
plot(rvalparaiso.trat,main="Valparaíso", xlab="Valores ajustados", ylab="Residuos estandarizados")
abline(h=c(2,-2), col="red")
plot(rantofagasta.trat,main="Antofagasta", xlab="Valores ajustados", ylab="Residuos estandarizados")
abline(h=c(2,-2), col="red")


#Plot de fit
par(mfrow=c(2,2))
plot(fitnacional.trat)
plot(fitvalparaiso.trat)
plot(fitantofagasta.trat)

#Supuesto Normalidad

shapiro.test(rstandard(fitnacional.trat))
shapiro.test(rstandard(fitvalparaiso.trat))
shapiro.test(rstandard(fitantofagasta.trat))

#Supuesto independencia

dwtest(fitnacional.trat,alternative = "two.sided")
dwtest(fitvalparaiso.trat,alternative = "two.sided")
dwtest(fitantofagasta.trat,alternative = "two.sided")

#Supuesto homocedasticidad

gqtest(fitnacional.trat,alternative = "two.sided")
gqtest(fitvalparaiso.trat,alternative = "two.sided")
gqtest(fitantofagasta.trat,alternative = "two.sided")



#Modelos propuestos
nac<-function(x,a,b){
  return (exp(a)*x^(b))
}


par(mfrow=c(3,1))
plot(nacional.trat, main="Nacional", xlab="log(PCR)", ylab="log(casos)")
abline(fitnacional.trat, col="green")
plot(nacional.trat, main="Valparaíso", xlab="log(PCR)", ylab="log(casos)")
abline(fitnacional.trat, col="green")
plot(nacional.trat, main="Antofagasta", xlab="log(PCR)", ylab="log(casos)")
abline(fitnacional.trat, col="green")
